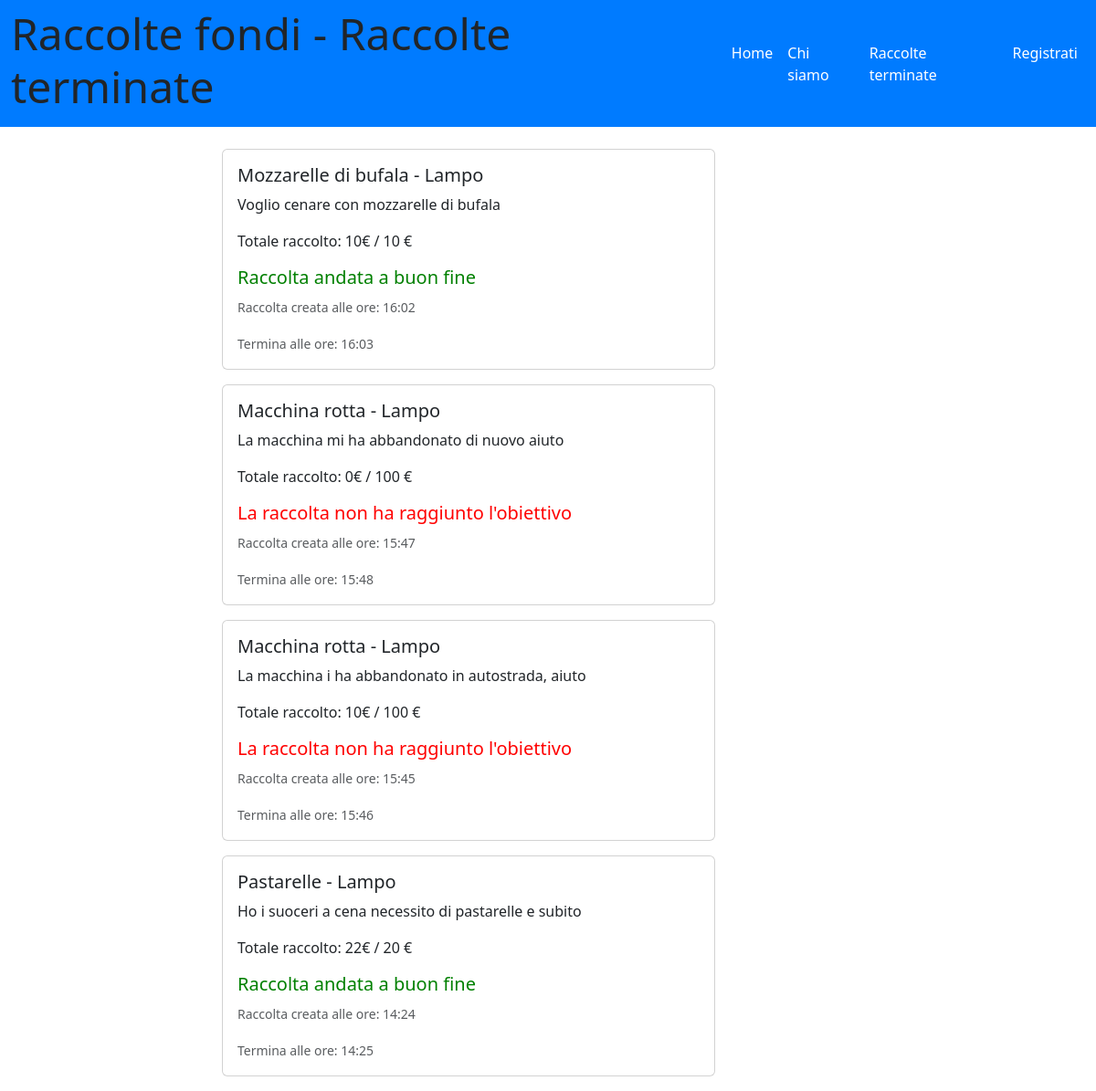
Before: /raccolte_terminate with the older database file.
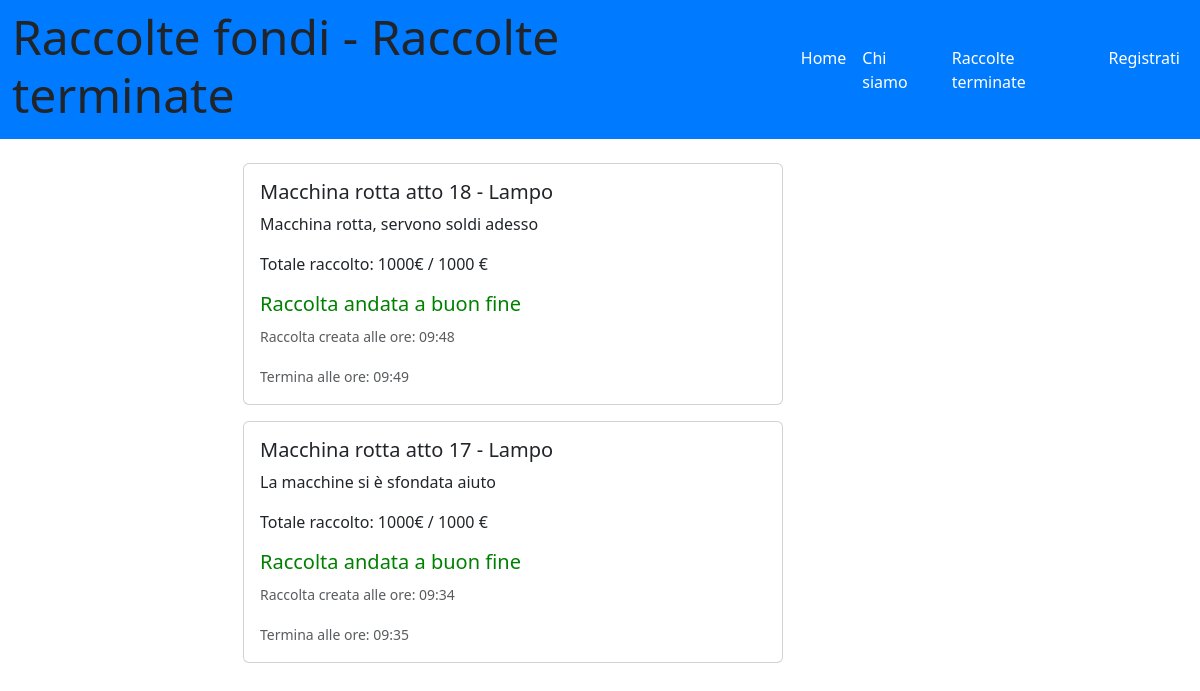
After: the same page with the newer database file.
### tables this page shows
CREATE TABLE "raccolte" (
	"id_raccolta"	INTEGER NOT NULL UNIQUE ,
	"nome_raccolta"	TEXT NOT NULL,
	"descrizione"	TEXT,
	"immagine"	TEXT,
	"data_creazione"	TEXT,
	"data_termine"	TEXT,
	"cifra_attuale"	NUMERIC,
	"cifra_da_raggiungere"	NUMERIC,
	"tipo_raccolta"	TEXT,
	"organizzatore_raccolta"	INTEGER,
	"importo_minimo"	NUMERIC,
	"status"	TEXT DEFAULT 'attiva',
	"aggiornata"	TEXT DEFAULT 'no',
	PRIMARY KEY("id_raccolta" AUTOINCREMENT),
	FOREIGN KEY("organizzatore_raccolta") REFERENCES "utenti"("id_utente")
);

### app.py (the view)
@app.route('/raccolte_terminate')
def raccolte_terminate():
    raccolte_terminate_db = raccolte_dao.get_raccolte_terminate()
    return render_template('raccolte_terminate.html', raccolte_terminate=raccolte_terminate_db)

### app.py (called while the page is built)
@app.before_request
def update_before_request():
    app.logger.info('Inizio update_status_e_portafoglio')
    try:
        raccolte_dao.update_status_e_portafoglio()
        app.logger.info('Fine update_status_e_portafoglio')
    except Exception as e:
        print('Error during update:', str(e))

### raccolte_dao.py (called while the page is built)
def get_raccolte_terminate():
    conn = sqlite3.connect('db/raccolte_fondi.db')
    conn.row_factory = sqlite3.Row
    cursor = conn.cursor()
    status_terminata = 'terminata'
    sql = 'SELECT * FROM raccolte WHERE status = ? ORDER BY data_creazione DESC'
    cursor.execute(sql, (status_terminata,))
    raccolte_terminate = cursor.fetchall()
    cursor.close()
    conn.close()
    return raccolte_terminate

### templates/raccolte_terminate.html (shortened to what this page needs)
{% extends "base.html" %}
{% block home_active %}active{% endblock %}
{% block page_name%}Raccolte terminate{%endblock%}
{%block content%}
<main class="col-lg-9 col-md-12">
    <div class="container">
    <div class="row">
        <div class="col-3">
        </div>
    <div class="col-9">
    {% for raccolta in raccolte_terminate%}
    <div class="card mb-3" style="max-width: 540px;">
      <div class="row g-0">
        <div class="col-12">
          <div class="card-body">
            <h5 class="card-title">
                 {{raccolta.nome_raccolta | e}}
              - {% if raccolta.tipo_raccolta == 'lampo' %} Lampo
              {%else%} Normale
              {%endif%}
            </h5>
            <p class="card-text">{{raccolta.descrizione}}</p>
            <p class="card-text">Totale raccolto: {{raccolta.cifra_attuale}}€ / {{raccolta.cifra_da_raggiungere}} €</p>
            {% if raccolta.cifra_attuale >= raccolta.cifra_da_raggiungere %}
            <h5 class="raccolte_terminate_successo">Raccolta andata a buon fine</h5>
            {%  else %}
            <h5 class="raccolte_terminate_fallita">La raccolta non ha raggiunto l'obiettivo</h5>
            {% endif %}
            {% if raccolta.tipo_raccolta == 'lampo' %}
            <p class="card-text"><small class="text-body-secondary">Raccolta creata alle ore: {{raccolta.data_creazione.split(' ')[1]}}</small></p>
            <p class="card-text"><small class="text-body-secondary">Termina alle ore: {{raccolta.data_termine.split(' ')[1]}}</small></p>
            {% else %}
            <p class="card-text"><small class="text-body-secondary">Raccolta creata il: {{raccolta.data_creazione}}</small></p>
            <p class="card-text"><small class="text-body-secondary">Termina il: {{raccolta.data_termine}}</small></p>
            {% endif %}
          </div>
        </div>
      </div>
    </div>
    {% endfor %}
</div>
</main>
{% endblock %}

Changed rows visible on the page:
removed raccolte: nome_raccolta "Mozzarelle di bufala", tipo_raccolta "Lampo", descrizione "Voglio cenare con mozzarelle di bufala", cifra_attuale "10", cifra_da_raggiungere "10", shows "Raccolta andata a buon fine", data_creazione "16:02", data_termine "16:03"
removed raccolte: nome_raccolta "Macchina rotta", tipo_raccolta "Lampo", descrizione "La macchina mi ha abbandonato di nuovo aiuto", cifra_attuale "0", cifra_da_raggiungere "100", shows "La raccolta non ha raggiunto l'obiettivo", data_creazione "15:47", data_termine "15:48"
removed raccolte: nome_raccolta "Macchina rotta", tipo_raccolta "Lampo", descrizione "La macchina i ha abbandonato in autostrada, aiuto", cifra_attuale "10", cifra_da_raggiungere "100", shows "La raccolta non ha raggiunto l'obiettivo", data_creazione "15:45", data_termine "15:46"
changed raccolte: nome_raccolta "Pastarelle" → "Macchina rotta atto 18"; descrizione "Ho i suoceri a cena necessito di pastarelle e subito" → "Macchina rotta, servono soldi adesso"; cifra_attuale "22" → "1000"; cifra_da_raggiungere "20" → "1000"; data_creazione "14:24" → "09:48"; data_termine "14:25" → "09:49"
now on this page (row edited): raccolte: nome_raccolta "Macchina rotta atto 17", tipo_raccolta "Lampo", descrizione "La macchine si è sfondata aiuto", cifra_attuale "1000", cifra_da_raggiungere "1000", shows "Raccolta andata a buon fine", data_creazione "09:34", data_termine "09:35"
